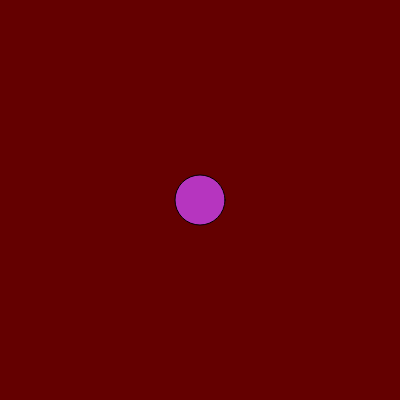
Frame 1 (no input)
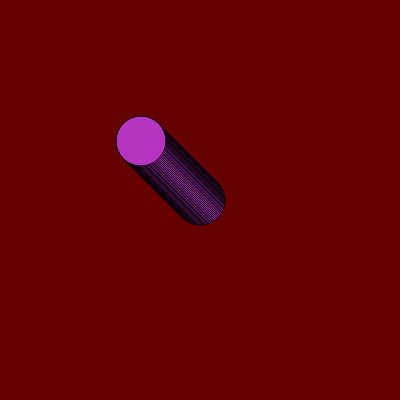
Frame 60 (no input)
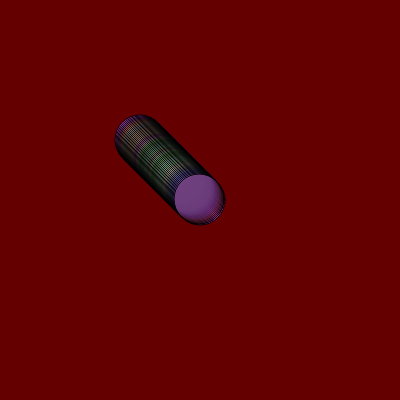
Frame 120 (the mouse pressed at the canvas centre since frame 60)

The p5.js sketch that drew these frames (run headless with seeded random() and noise() and a simulated clock; from frame 60 on, the mouse is pressed at the canvas centre):

// p5.js sketch
// ── sketch.js
let cor;
let posicaoHorizontal; // x
let posicaoVertical; // yt c

function setup() {
  createCanvas(400, 400);
   background(color(100,0,0));
  cor = color(random(0,255), random(0,255), random(0,255));
  posicaoHorizontal = 200;
  posicaoVertical = 200;
}


function draw() {
  
  fill(cor);
  circle(posicaoHorizontal,posicaoVertical,50);
 
  
  
  if (mouseX < posicaoHorizontal){
    posicaoHorizontal =  posicaoHorizontal - 1;
  }
  
  if (mouseX > posicaoHorizontal){
    posicaoHorizontal =  posicaoHorizontal + 1;
  }
  
  if (mouseY < posicaoVertical){
    posicaoVertical--;
  }
    
  if (mouseY > posicaoVertical){
    posicaoVertical++;
  }
  
  if (mouseIsPressed){
    cor = color(random(0,255), random(0,255), random(0,255), random(0,100));
  }
    
}
// ── style.css


body {
    color: white;
    background: black;
    margin: 0px;
    font-family: "Chakra Petch", sans-serif;
}

header {
    border-bottom: solid 2px rgb(42, 122, 228);
    padding: 20px;
    font-size: 32px;
    color: rgb(42, 122, 228);
}

section {
    background: rgb(184, 156, 213);
    padding-bottom: 80px;
    padding-top: 80px;
    display: flex;
    justify-content: center;
}

.chamada-texto {
    margin-right: 5%;
}

h1 {
    font-size: 40px;
}

p {
    font-size: 20px;
}
